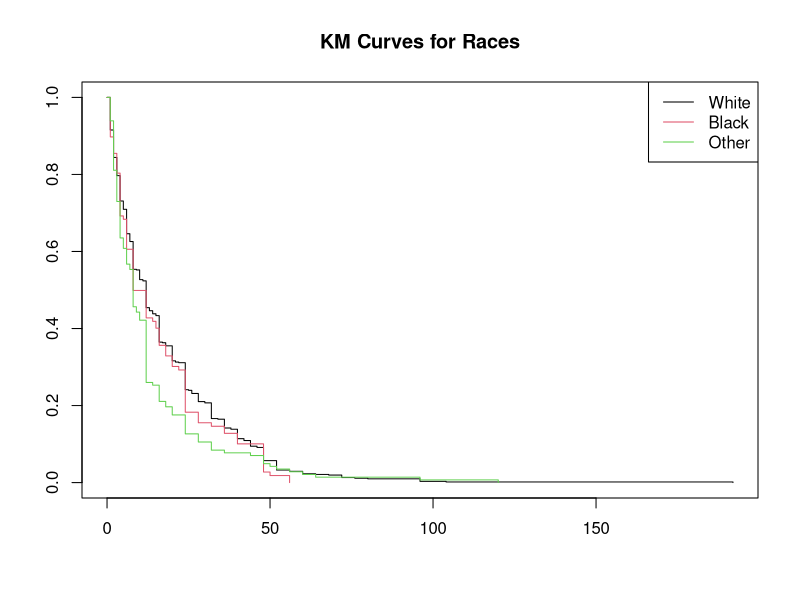
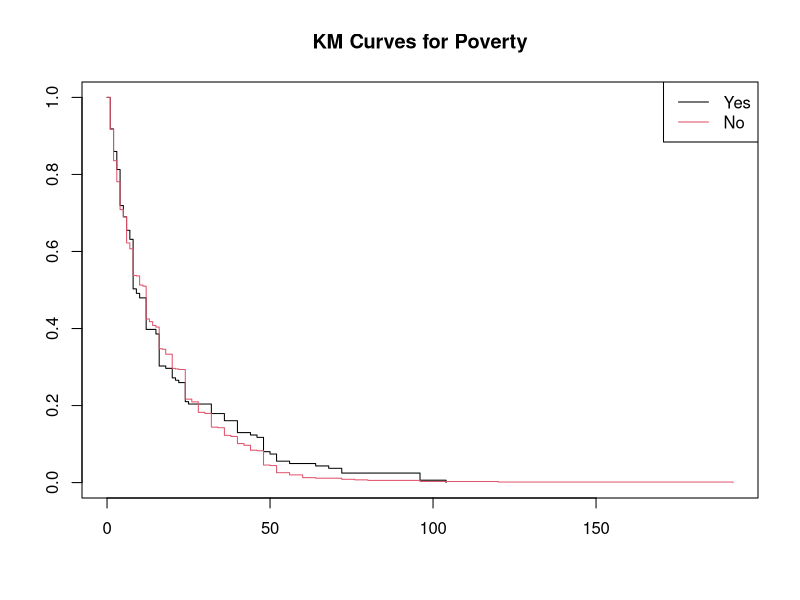
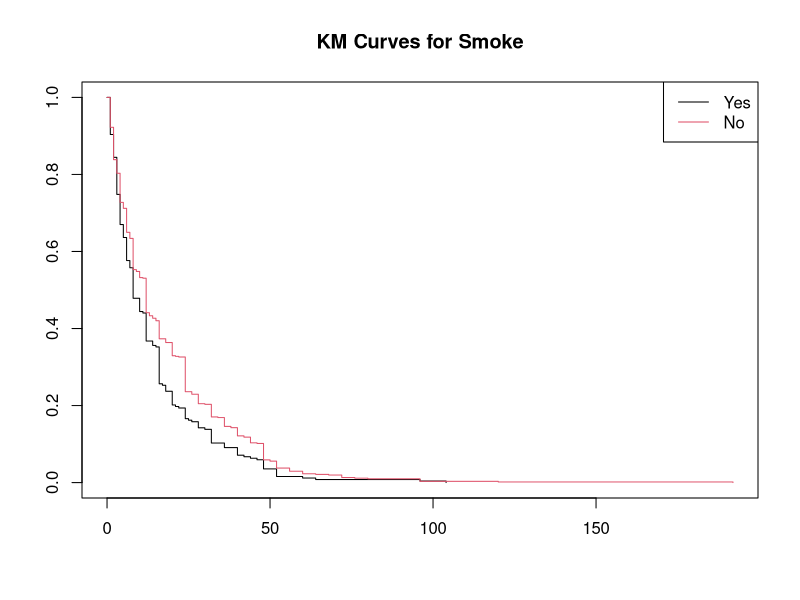
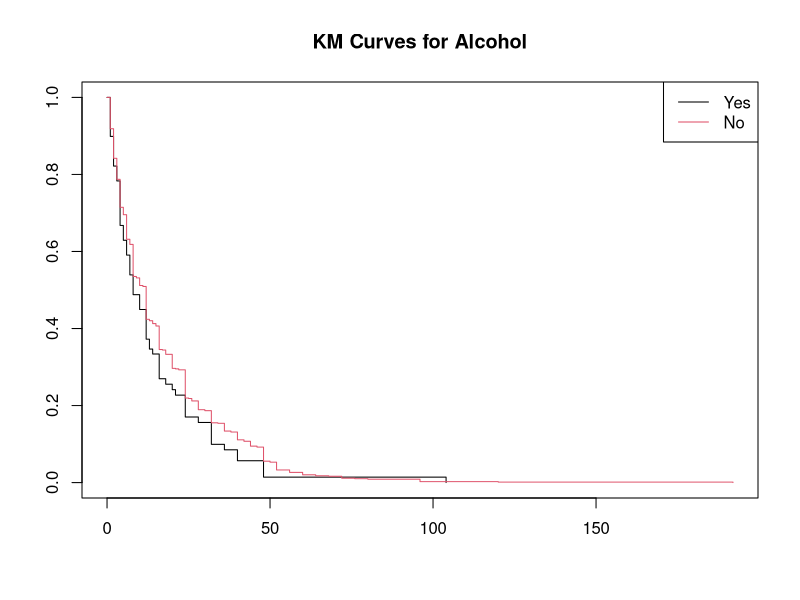
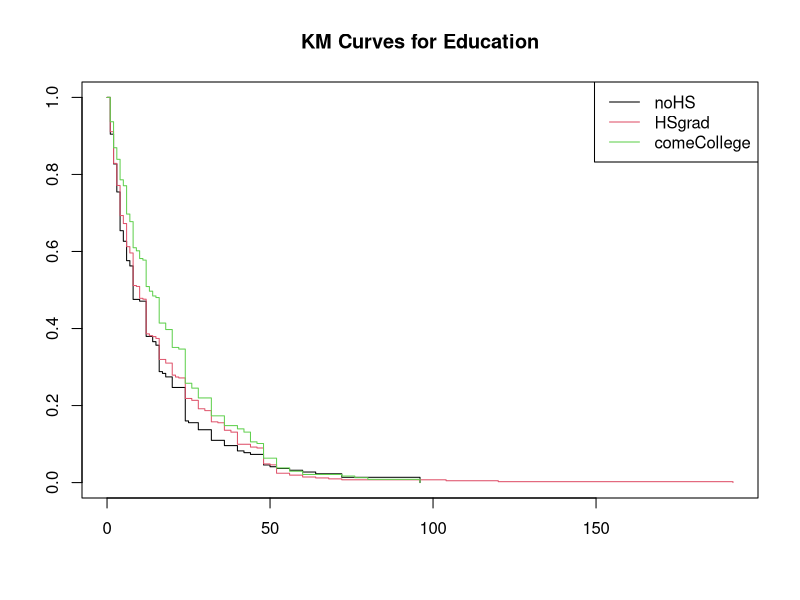
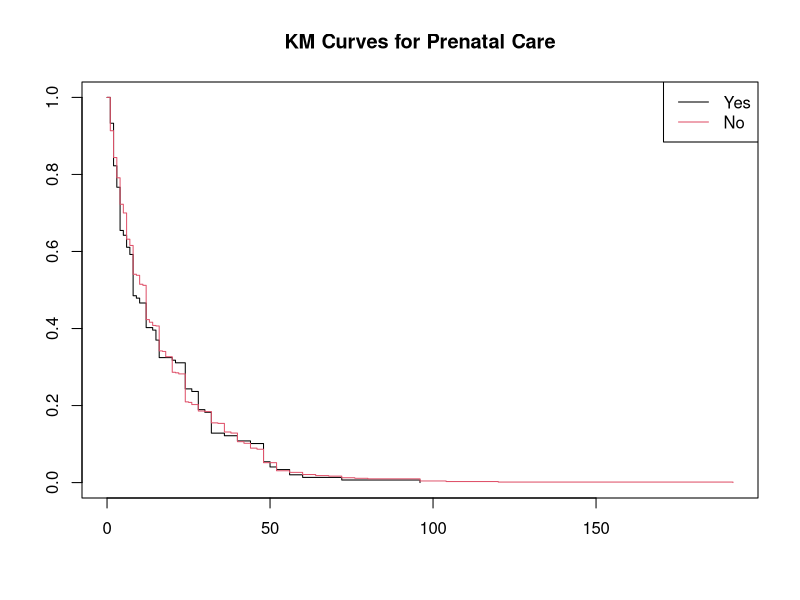

The R script that drew these images, in order:
## ---- chunk 1
library(KMsurv)
library(survival)
library(dplyr)
### We're using Bfeed from KMsurv
data(bfeed)
## ---- chunk 2
# data processing
df <- bfeed %>% 
  mutate(race = case_when(race == 1 ~ "white",
                          race == 2 ~ "black", 
                          race == 3 ~ "other") %>% 
           factor(levels = c("white", "black", "other")),
         poverty = factor(poverty, levels = c(1,0), labels = c("yes", "no")),
         smoke = factor(smoke, levels = c(1,0), labels = c("yes", "no")),
         alcohol = factor(alcohol, levels = c(1,0), labels = c("yes", "no")),
         pc3mth = factor(pc3mth, levels = c(1,0), labels = c("yes", "no")),
         yschool = case_when(yschool < 12 ~ "noHS",
                             yschool == 12 ~ "HSgrad", 
                             yschool > 12 ~ "someCollege") %>% 
           factor(levels = c("noHS", "HSgrad", "someCollege"))
         )

str(df)

# survival object
surv <- Surv(df$duration, df$delta)
## ---- chunk 3
# check for stratification in race
KMcurves_race <- survfit(surv ~ race, data = df)
plot(KMcurves_race, col = 1:3, main = "KM Curves for Races")
legend("topright", legend = c("White", "Black", "Other"), col = 1:3, lty = 1)
## ---- chunk 4
KMcurves_poverty <- survfit(surv ~ poverty, data = df)
plot(KMcurves_poverty, col = 1:2, main = "KM Curves for Poverty")
legend("topright", legend = c("Yes", "No"), col = 1:2, lty = 1)
## ---- chunk 5
KMcurves_smoke <- survfit(surv ~ smoke, data = df)
plot(KMcurves_smoke, col = 1:2, main = "KM Curves for Smoke")
legend("topright", legend = c("Yes", "No"), col = 1:2, lty = 1)
## ---- chunk 6
KMcurves_alcohol <- survfit(surv ~ alcohol, data = df)
plot(KMcurves_alcohol, col = 1:2, main = "KM Curves for Alcohol")
legend("topright", legend = c("Yes", "No"), col = 1:2, lty = 1)
## ---- chunk 7
# check for stratification in race
KMcurves_yschool <- survfit(surv ~ yschool, data = df)
plot(KMcurves_yschool, col = 1:3, main = "KM Curves for Education")
legend("topright", legend = c("noHS", "HSgrad", "comeCollege"), col = 1:3, lty = 1)
## ---- chunk 8
KMcurves_pc3mth <- survfit(surv ~ pc3mth, data = df)
plot(KMcurves_pc3mth, col = 1:2, main = "KM Curves for Prenatal Care")
legend("topright", legend = c("Yes", "No"), col = 1:2, lty = 1)
## ---- chunk 9
# full model with everything
cox1 <- coxph(surv ~ race+poverty+smoke+alcohol+agemth+yschool+pc3mth, data=df)
summary(cox1)
AIC(cox1)
drop1(cox1)


# add 2 strata
cox2 <- coxph(surv ~ race+smoke+alcohol+agemth+yschool+strata(poverty)+strata(pc3mth), data=df)
summary(cox2)
AIC(cox2)
drop1(cox2)

# remove agemth
cox3 <- coxph(surv ~ race+smoke+alcohol+yschool+strata(poverty)+strata(pc3mth), data=df)
summary(cox3)
AIC(cox3)
drop1(cox3)

# remove alcohol
cox4 <- coxph(surv ~ race+smoke+yschool+strata(poverty)+strata(pc3mth), data=df)
summary(cox4)
AIC(cox4)
drop1(cox4)


# check interaction
coxa <- coxph(surv ~ race*smoke*alcohol*agemth*yschool+strata(poverty)+strata(pc3mth), data=df)
summary(coxa)
AIC(coxa)

# remove non-significant interactions
coxb <- coxph(surv ~ race*smoke*alcohol*agemth*yschool+strata(poverty)+strata(pc3mth), data=df)
summary(coxb)
AIC(coxb)

# remove agemth
coxc <- coxph(surv ~ race*alcohol*yschool+smoke+strata(poverty)+strata(pc3mth), data=df)
summary(coxc)
AIC(coxc)
drop1(coxc)


# mix??
coxd <- coxph(surv ~ race*yschool+alcohol+smoke+strata(poverty)+strata(pc3mth), data=df)
summary(coxd)
AIC(coxd)
drop1(coxd)

# remove alcohol
coxe <- coxph(surv ~ race*yschool+smoke+strata(poverty)+strata(pc3mth), data=df)
summary(coxe)
AIC(coxe)
drop1(coxe)

